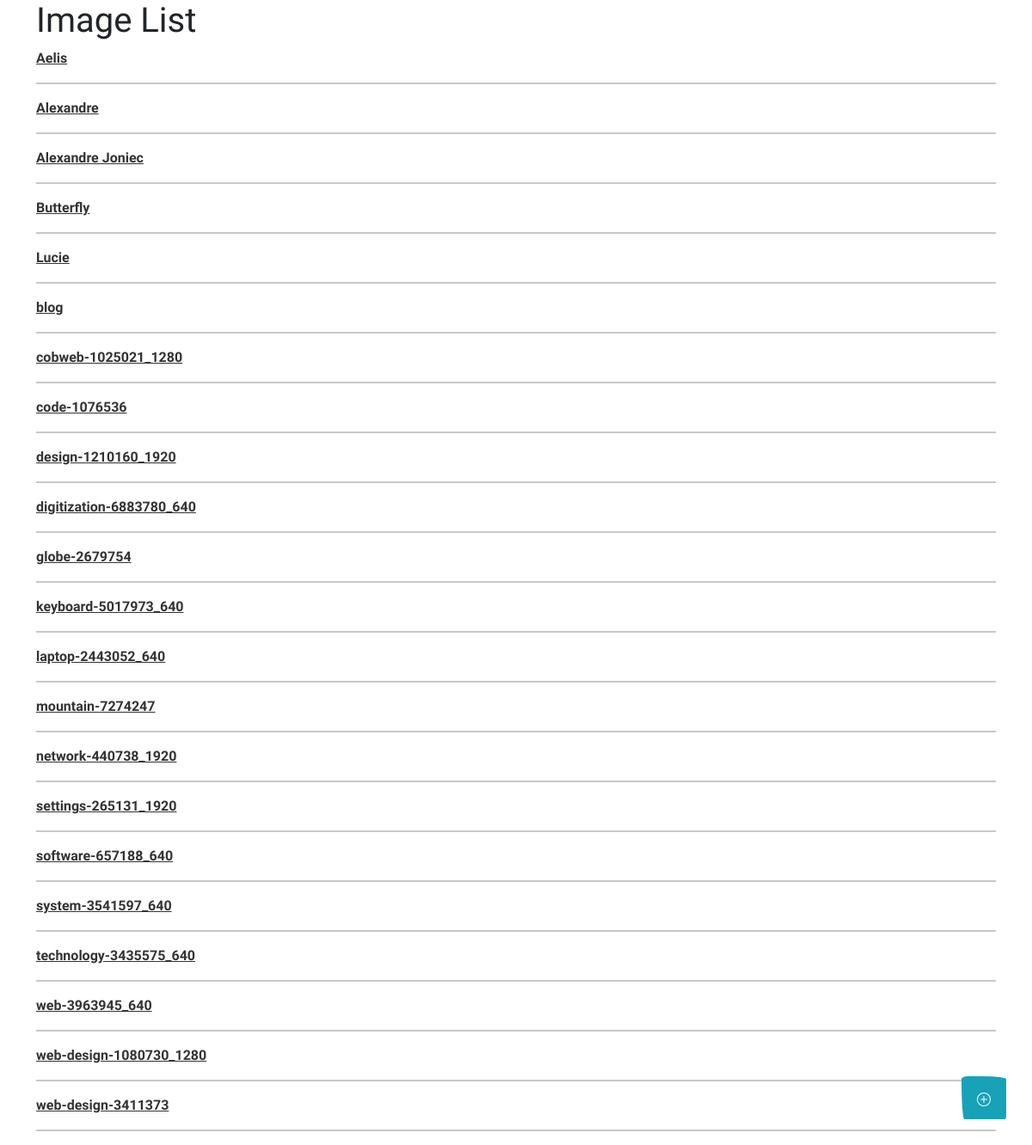
Before: / with the older database file.
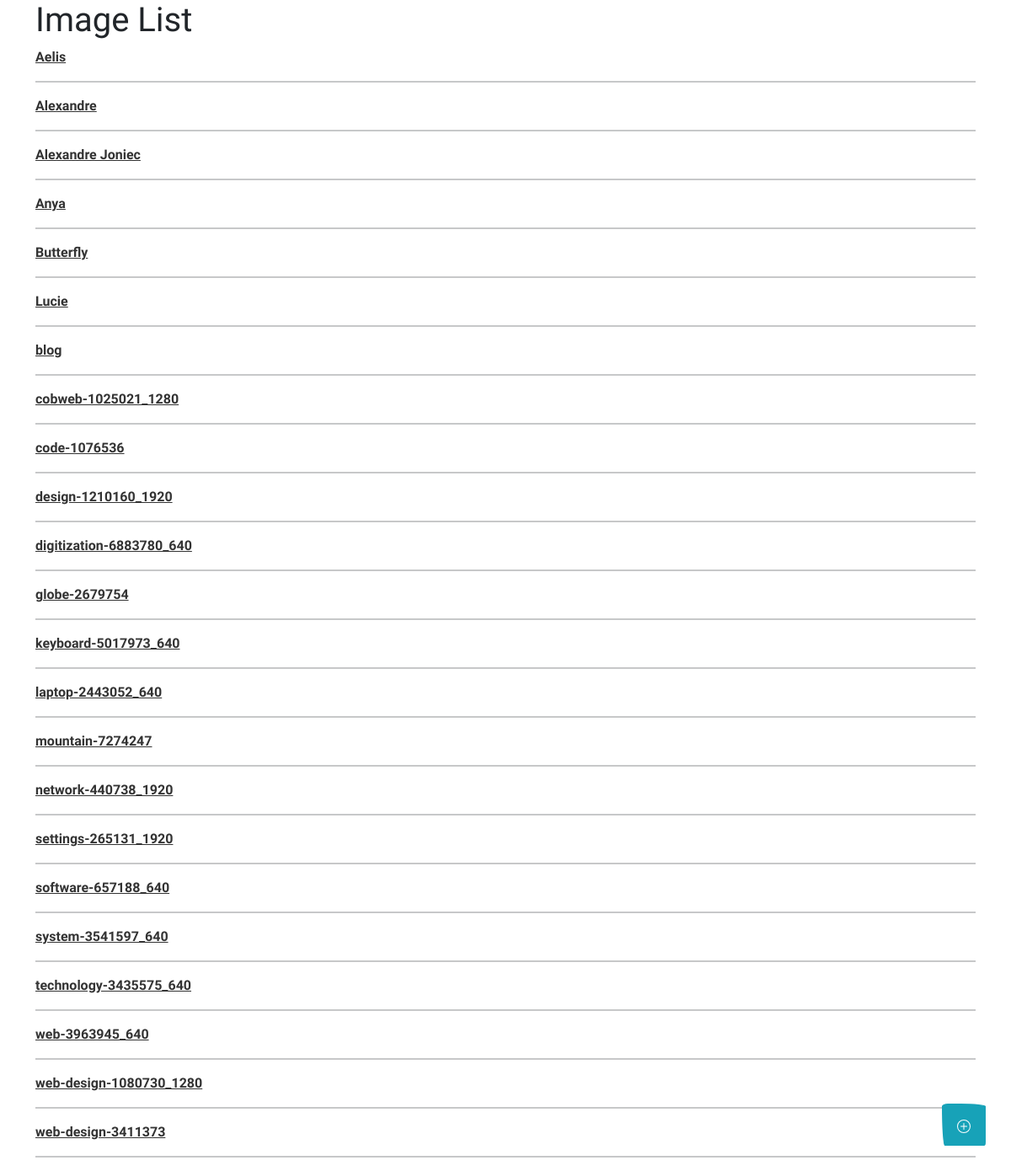
After: the same page with the newer database file.
### iptcEditor/models.py (models this page shows, shortened)
class Image(models.Model):
    title = models.CharField(max_length=200)
    image = models.ImageField(upload_to='images')
    class Meta:
        ordering = ['title']
    def get_absolute_url(self):
        return reverse('image_update', args=[str(self.id)])

### iptcEditor/views.py (the view)
# urls.py: path('', views.ImageListView.as_view(), name='index'),
class ImageListView(generic.ListView):
    model = models.Image
    context_object_name = 'image_list'
    template_name = 'iptcEditor/index.html'

### templates/iptcEditor/index.html (shortened to what this page needs)
{% extends "layout/base.html" %}
{% load static %}
{% block content %}
    <div class="container">
        <h1>Image List</h1>
        {% if image_list %}
            {% for image in image_list %}
                <a href="{{ image.get_absolute_url }}">{{ image.title }}</a>
                <hr>
            {% endfor %}
        {% else %}
            <p>There are no images in the library.</p>
        {% endif %}
        <a href="{% url 'image_upload' %}" class="btn btn-info btn-lg"
           style="position: fixed; bottom: 30px; right: 30px">
        </a>
    </div>
{% endblock %}

Changed rows visible on the page:
added Image: title "Anya"
